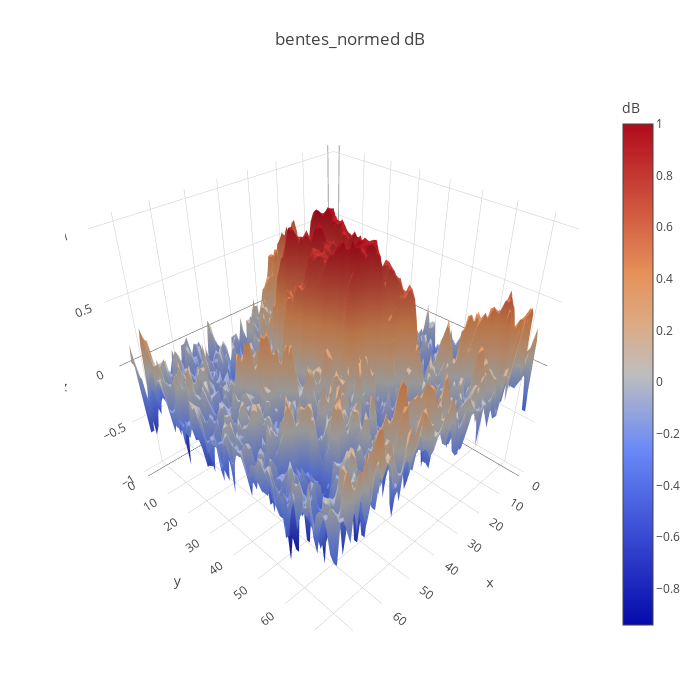

Notebook cell for this chart:
### Code cell
print(bentes.mean(), bentes.std())
plot_3d_example(bentes2d, tbentes)

### Figure 1 — Plotly figure (JSON) as saved in the notebook; plotly's stock layout.template omitted (floating-point values rounded to 4 significant figures; data arrays with more than 128 entries replaced by an {"elided": "..."} marker saying what was removed)
{"data": [{"colorbar": {"title": "dB"}, "type": "surface", "z": {"elided": "75x75 float values"}}], "layout": {"autosize": false, "height": 700, "margin": {"b": 65, "l": 65, "r": 50, "t": 90}, "title": "bentes_normed dB", "width": 700}}
